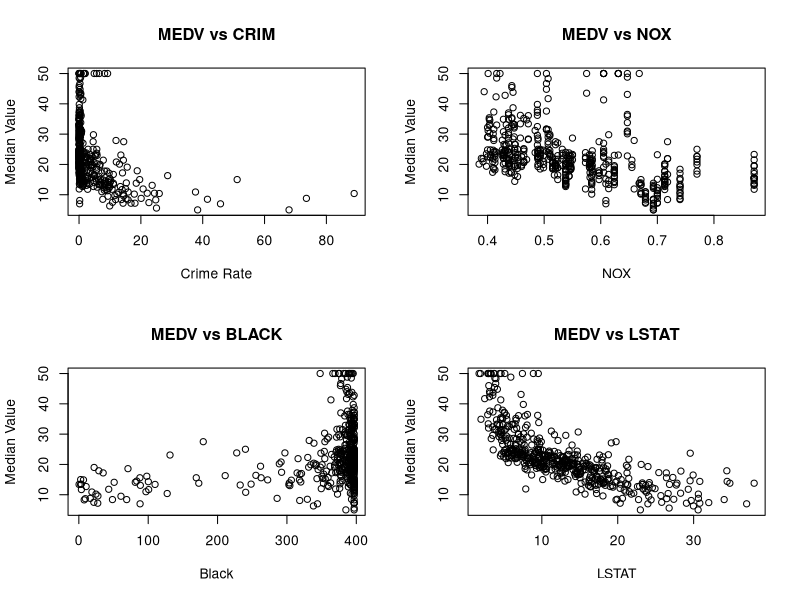
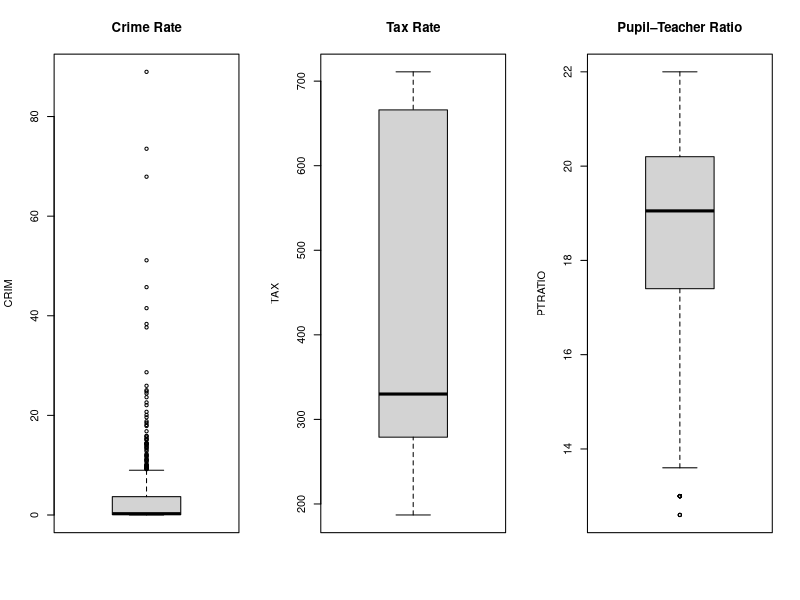

Write the R code that produced these figures, in order.
## ---- chunk 1
library(MASS)
data(Boston)
## ---- chunk 2
class(Boston)
dim(Boston)
## ---- chunk 3
boston_small <- Boston[, c("medv", "crim", "nox", "black", "lstat")]
head(boston_small)
## ---- chunk 4
par(mfrow = c(2,2))
plot(boston_small$crim, boston_small$medv, xlab="Crime Rate", ylab="Median Value", main="MEDV vs CRIM")
plot(boston_small$nox, boston_small$medv, xlab="NOX", ylab="Median Value", main="MEDV vs NOX")
plot(boston_small$black, boston_small$medv, xlab="Black", ylab="Median Value", main="MEDV vs BLACK")
plot(boston_small$lstat, boston_small$medv, xlab="LSTAT", ylab="Median Value", main="MEDV vs LSTAT")
## ---- chunk 5
min_medv_index <- which.min(Boston$medv)
Boston[min_medv_index, c("medv", "crim", "nox", "black", "lstat")]
## ---- chunk 6
# Percentiles of predictors for that suburb
suburb_values <- Boston[min_medv_index, c("crim", "nox", "black", "lstat")]
percentiles <- sapply(
  c("crim", "nox", "black", "lstat"),
  function(var) ecdf(Boston[[var]])(suburb_values[[var]])
)

percentiles


## ---- chunk 7
par(mfrow = c(1, 3))

boxplot(Boston$crim, main = "Crime Rate", ylab = "CRIM")
boxplot(Boston$tax, main = "Tax Rate", ylab = "TAX")
boxplot(Boston$ptratio, main = "Pupil–Teacher Ratio", ylab = "PTRATIO")

## ---- chunk 8
# Identify suburbs with outliers
out_crim <- which(Boston$crim %in% boxplot.stats(Boston$crim)$out)
out_tax <- which(Boston$tax %in% boxplot.stats(Boston$tax)$out)
out_ptratio <- which(Boston$ptratio %in% boxplot.stats(Boston$ptratio)$out)

out_crim
out_tax
out_ptratio

